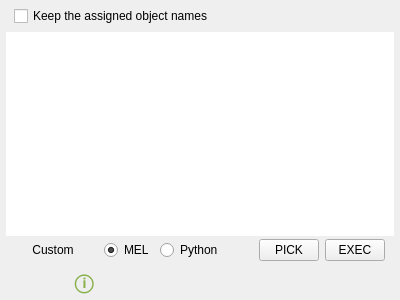
<?xml version="1.0" encoding="UTF-8"?>
<ui version="4.0">
 <class>Form</class>
 <widget class="QWidget" name="Form">
  <property name="geometry">
   <rect>
    <x>0</x>
    <y>0</y>
    <width>400</width>
    <height>300</height>
   </rect>
  </property>
  <property name="windowTitle">
   <string>Form</string>
  </property>
  <layout class="QVBoxLayout" name="verticalLayout">
   <property name="spacing">
    <number>0</number>
   </property>
   <property name="margin">
    <number>6</number>
   </property>
   <item>
    <layout class="QHBoxLayout" name="horizontalLayout_4">
     <property name="leftMargin">
      <number>8</number>
     </property>
     <property name="topMargin">
      <number>0</number>
     </property>
     <property name="rightMargin">
      <number>0</number>
     </property>
     <property name="bottomMargin">
      <number>6</number>
     </property>
     <item>
      <widget class="QCheckBox" name="keepObjectName_checkBox">
       <property name="toolTip">
        <string>If you want to change just the command, check this
If it is not checked, target would be changed</string>
       </property>
       <property name="text">
        <string>Keep the assigned object names</string>
       </property>
      </widget>
     </item>
    </layout>
   </item>
   <item>
    <widget class="QListView" name="command_listView">
     <property name="frameShape">
      <enum>QFrame::NoFrame</enum>
     </property>
     <property name="iconSize">
      <size>
       <width>90</width>
       <height>28</height>
      </size>
     </property>
     <property name="movement">
      <enum>QListView::Snap</enum>
     </property>
     <property name="flow">
      <enum>QListView::LeftToRight</enum>
     </property>
     <property name="resizeMode">
      <enum>QListView::Adjust</enum>
     </property>
     <property name="spacing">
      <number>2</number>
     </property>
     <property name="viewMode">
      <enum>QListView::IconMode</enum>
     </property>
     <property name="uniformItemSizes">
      <bool>true</bool>
     </property>
    </widget>
   </item>
   <item>
    <layout class="QGridLayout" name="customCommand_layout">
     <property name="leftMargin">
      <number>2</number>
     </property>
     <property name="spacing">
      <number>2</number>
     </property>
     <item row="0" column="1">
      <layout class="QHBoxLayout" name="horizontalLayout">
       <property name="spacing">
        <number>6</number>
       </property>
       <property name="leftMargin">
        <number>4</number>
       </property>
       <item>
        <widget class="QRadioButton" name="mel_radioButton">
         <property name="text">
          <string>MEL</string>
         </property>
         <property name="checked">
          <bool>true</bool>
         </property>
        </widget>
       </item>
       <item>
        <widget class="QRadioButton" name="python_radioButton">
         <property name="text">
          <string>Python</string>
         </property>
        </widget>
       </item>
       <item>
        <spacer name="horizontalSpacer">
         <property name="orientation">
          <enum>Qt::Horizontal</enum>
         </property>
         <property name="sizeHint" stdset="0">
          <size>
           <width>40</width>
           <height>20</height>
          </size>
         </property>
        </spacer>
       </item>
       <item>
        <widget class="QPushButton" name="pickCode_button">
         <property name="minimumSize">
          <size>
           <width>60</width>
           <height>0</height>
          </size>
         </property>
         <property name="maximumSize">
          <size>
           <width>60</width>
           <height>16777215</height>
          </size>
         </property>
         <property name="toolTip">
          <string>To get script from button, select a button and click it</string>
         </property>
         <property name="text">
          <string>PICK</string>
         </property>
         <property name="icon">
          <iconset resource="resources.qrc">
           <normaloff>:/assign</normaloff>:/assign</iconset>
         </property>
        </widget>
       </item>
       <item>
        <widget class="QPushButton" name="execCode_button">
         <property name="minimumSize">
          <size>
           <width>60</width>
           <height>0</height>
          </size>
         </property>
         <property name="maximumSize">
          <size>
           <width>60</width>
           <height>16777215</height>
          </size>
         </property>
         <property name="text">
          <string>EXEC</string>
         </property>
         <property name="icon">
          <iconset resource="resources.qrc">
           <normaloff>:/exec</normaloff>:/exec</iconset>
         </property>
        </widget>
       </item>
      </layout>
     </item>
     <item row="0" column="0">
      <widget class="QLabel" name="customCommand_label">
       <property name="minimumSize">
        <size>
         <width>90</width>
         <height>28</height>
        </size>
       </property>
       <property name="maximumSize">
        <size>
         <width>90</width>
         <height>28</height>
        </size>
       </property>
       <property name="toolTip">
        <string>Drag and drop onto a button to assign a custom command.
Enter a command in the text field first, then drag and drop onto a button.</string>
       </property>
       <property name="autoFillBackground">
        <bool>true</bool>
       </property>
       <property name="text">
        <string>Custom</string>
       </property>
       <property name="alignment">
        <set>Qt::AlignCenter</set>
       </property>
      </widget>
     </item>
     <item row="0" column="2">
      <widget class="QLabel" name="customLabel_spacer"/>
     </item>
     <item row="1" column="0">
      <widget class="QLabel" name="label">
       <property name="minimumSize">
        <size>
         <width>90</width>
         <height>0</height>
        </size>
       </property>
       <property name="maximumSize">
        <size>
         <width>90</width>
         <height>16777215</height>
        </size>
       </property>
       <property name="font">
        <font>
         <pointsize>14</pointsize>
         <weight>75</weight>
         <bold>true</bold>
         <stylestrategy>PreferAntialias</stylestrategy>
        </font>
       </property>
       <property name="toolTip">
        <string>To use prefix, type (%ns%) in</string>
       </property>
       <property name="text">
        <string>&lt;font color=#88B04B&gt;ⓘ&lt;/font&gt;</string>
       </property>
       <property name="alignment">
        <set>Qt::AlignRight|Qt::AlignTop|Qt::AlignTrailing</set>
       </property>
       <property name="indent">
        <number>4</number>
       </property>
      </widget>
     </item>
    </layout>
   </item>
  </layout>
 </widget>
 <resources>
  <include location="resources.qrc"/>
 </resources>
 <connections/>
</ui>
